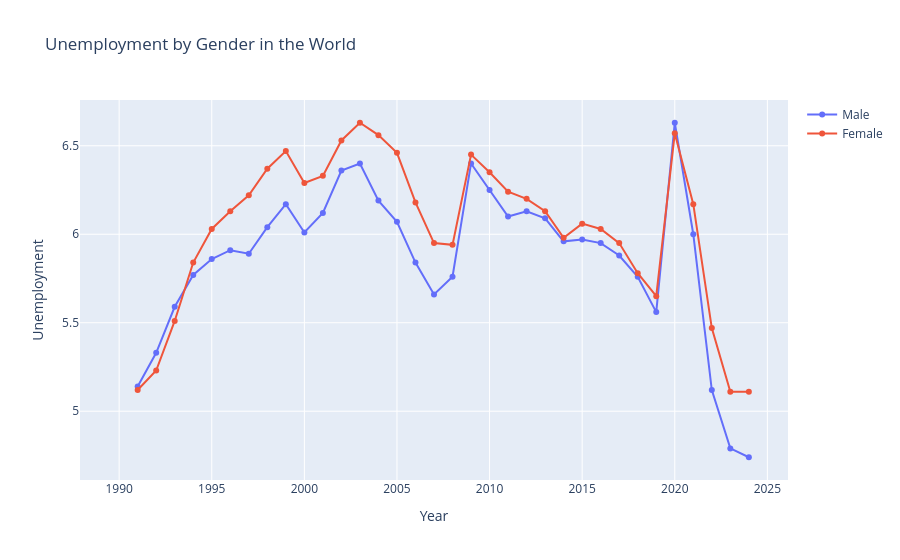

Notebook code cell kept with this figure:
### Code cell
import plotly.graph_objects as go

def plot_unemployment():
    # Create a line graph using plotly
    fig = go.Figure()
    fig.add_trace(go.Scatter(x=world_df['year'], y=world_df['male'], mode='lines+markers', name='Male'))
    fig.add_trace(go.Scatter(x=world_df['year'], y=world_df['female'], mode='lines+markers', name='Female'))
    
    fig.update_layout(
        title='Unemployment by Gender in the World',
        xaxis_title='Year',
        yaxis_title='Unemployment'
    )
    
    fig.show()
plot_unemployment()

### Figure 1 — Plotly figure (JSON) as saved in the notebook; plotly's stock layout.template omitted (floating-point values rounded to 4 significant figures)
{"data": [{"mode": "lines+markers", "name": "Male", "type": "scatter", "x": [1990, 1991, 1992, 1993, 1994, 1995, 1996, 1997, 1998, 1999, 2000, 2001, 2002, 2003, 2004, 2005, 2006, 2007, 2008, 2009, 2010, 2011, 2012, 2013, 2014, 2015, 2016, 2017, 2018, 2019, 2020, 2021, 2022, 2023, 2024], "y": [NaN, 5.14, 5.33, 5.59, 5.77, 5.86, 5.91, 5.89, 6.04, 6.17, 6.01, 6.12, 6.36, 6.4, 6.19, 6.07, 5.84, 5.66, 5.76, 6.4, 6.25, 6.1, 6.13, 6.09, 5.96, 5.97, 5.95, 5.88, 5.76, 5.56, 6.63, 6.0, 5.12, 4.79, 4.74]}, {"mode": "lines+markers", "name": "Female", "type": "scatter", "x": [1990, 1991, 1992, 1993, 1994, 1995, 1996, 1997, 1998, 1999, 2000, 2001, 2002, 2003, 2004, 2005, 2006, 2007, 2008, 2009, 2010, 2011, 2012, 2013, 2014, 2015, 2016, 2017, 2018, 2019, 2020, 2021, 2022, 2023, 2024], "y": [NaN, 5.12, 5.23, 5.51, 5.84, 6.03, 6.13, 6.22, 6.37, 6.47, 6.29, 6.33, 6.53, 6.63, 6.56, 6.46, 6.18, 5.95, 5.94, 6.45, 6.35, 6.24, 6.2, 6.13, 5.98, 6.06, 6.03, 5.95, 5.78, 5.65, 6.57, 6.17, 5.47, 5.11, 5.11]}], "layout": {"title": {"text": "Unemployment by Gender in the World"}, "xaxis": {"title": {"text": "Year"}}, "yaxis": {"title": {"text": "Unemployment"}}}}
